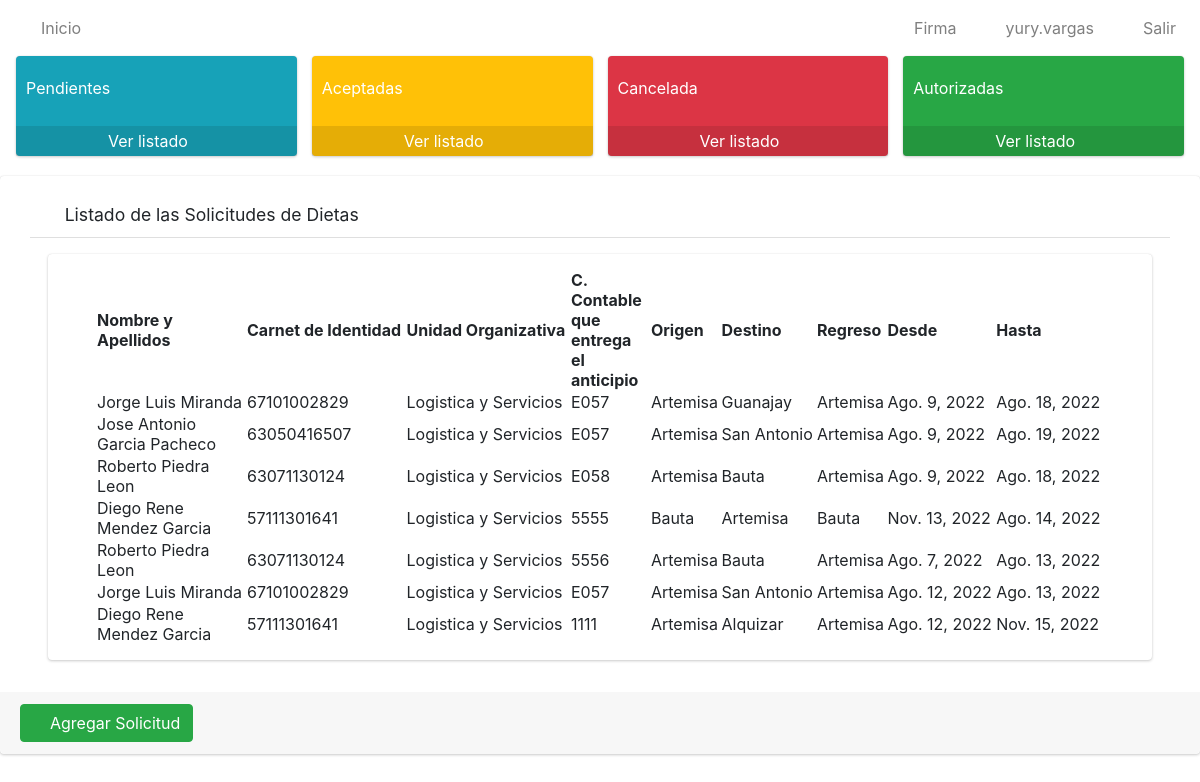
The page / (signed in) on the database as committed earlier.
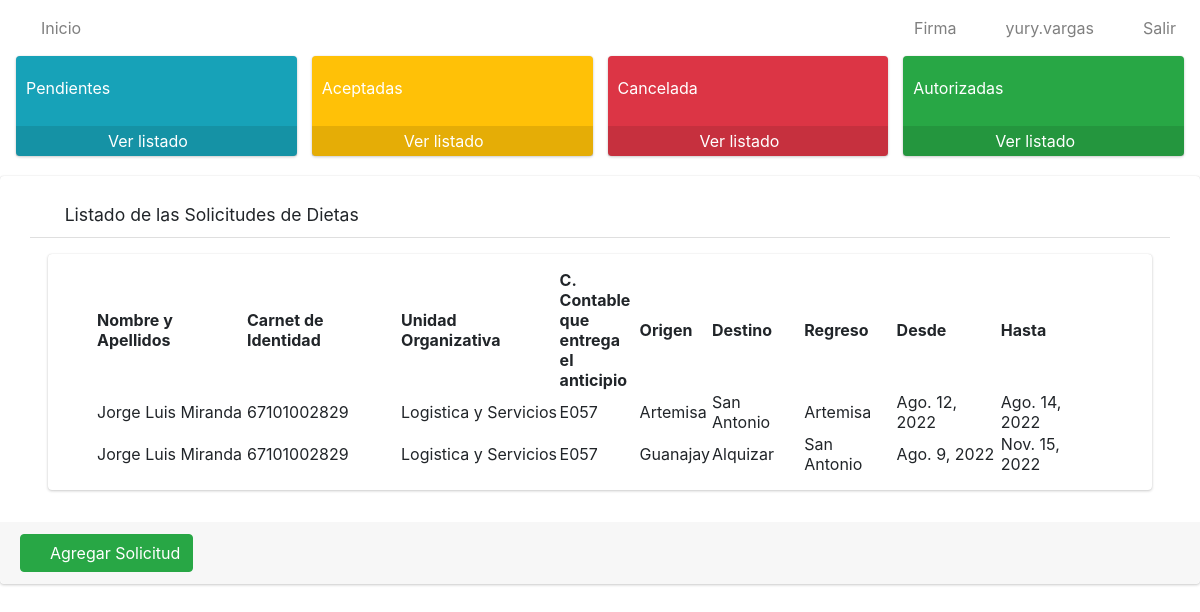
The same page on the database as committed later.
### app/models.py (models this page shows, shortened)
class Solicitud(models.Model):
    numero=models.IntegerField()
    solicitante=models.ForeignKey(User, on_delete=models.CASCADE)
    trabajador=models.ForeignKey(Trabajador, on_delete=models.CASCADE)
    unidad_organizativa=models.ForeignKey(Unidad_Organizativa, on_delete=models.CASCADE)
    c_contable=models.CharField(max_length=4)
    provincia=models.ForeignKey(Provincia, on_delete=models.CASCADE)
    origen=models.ForeignKey(Municipio, on_delete=models.CASCADE, related_name='municipio_origen')
    destino=models.ForeignKey(Municipio, on_delete=models.CASCADE, related_name='municipio_destino')
    regreso=models.ForeignKey(Municipio, on_delete=models.CASCADE, related_name='municipio_regreso')
    fecha_inicio=models.DateField()
    fecha_final=models.DateField()
    estado=models.CharField(max_length=20)
    class Meta:
        verbose_name="Solicitud"
        verbose_name_plural="Solicitudes"

class Trabajador(models.Model):
    nombre_y_apellidos = models.CharField(max_length=80)
    ci=models.CharField(max_length=11, unique=True)
    def __str__(self):
            return self.nombre_y_apellidos
    class Meta:
        verbose_name = "Trabajador"
        verbose_name_plural = "Trabajadores"

class Unidad_Organizativa(models.Model):
    nombre=models.CharField(max_length=100)
    def __str__(self):
        return self.nombre
    class Meta:
        verbose_name="Unidad Organizativa"
        verbose_name_plural="Unidades Organizativas"

class Municipio(models.Model):
    nombre=models.CharField(max_length=30)
    provincia=models.ForeignKey(Provincia, on_delete=models.CASCADE)
    def __str__(self):
        return self.nombre
    class Meta:
        verbose_name="Municipio"
        verbose_name_plural="Municipios"

### app/views.py (the view)
# urls.py: path('', SolicitudListView.as_view(), name='solicitudes'),
class SolicitudListView(ListView):
    model = Solicitud
    template_name = 'solicitudes/listar.html'
    @method_decorator(login_required)
    def dispatch(self, request, *args, **kwargs):
        return super().dispatch(request,*args,** kwargs)
    def get_context_data(self, **kwargs):
        context = super().get_context_data(**kwargs)
        context['title'] = "Listado de Solicitudes"
        return context

### app/templates/solicitudes/listar.html
{% extends 'base.html' %}
{% load static %}
{% block content %}
    <div class="row pl-3 pr-3" >
        <div class="col-lg-3 ">
            <div class="small-box bg-info">
                <div class="inner">
                    <h3>{{cantP}}</h3> <p>Pendientes</p>
                </div> <div class="icon"><i class="fa fa-question"></i>
            </div>
                <a href="{% url 'pendientes' %}" class="small-box-footer">
                    Ver listado <i class="fas fa-arrow-circle-right"></i>
                </a>
            </div>
        </div>
        <div class="col-lg-3 col-6 ">
            <div class="small-box bg-warning">
                <div class="inner">
                    <h3 style="color: white;">{{cantA}}</h3> <p style="color: white;">Aceptadas</p>
                </div>
                <div class="icon"><i class="fas  fa-check"></i>
                </div>
                <a href="{% url 'aceptadas' %}" class="small-box-footer" style="color: white !important;">
                Ver listado <i class="fas fa-arrow-circle-right" style="color: white;"></i>
                </a>
            </div>
        </div>
        <div class="col-lg-3 col-6 ">
            <div class="small-box bg-danger">
                <div class="inner">
                    <h3>{{cantC}}</h3> <p>Cancelada</p>
                </div>
                <div class="icon"><i class="fas fa-times-circle"></i>
                </div>
                <a href="{% url 'canceladas' %}" class="small-box-footer">
                Ver listado <i class="fas fa-arrow-circle-right"></i>
                </a>
            </div>
        </div>
         <div class="col-lg-3 col-6 ">
            <div class="small-box bg-success">
                <div class="inner">
                    <h3 style="color: white;">{{cantAut}}</h3> <p style="color: white;">Autorizadas</p>
                </div>
                <div class="icon"><i class="fas fa-check-square"></i>
                </div>
                <a href="{% url 'autorizadas' %}" class="small-box-footer" style="color: white !important;">
                Ver listado <i class="fas fa-arrow-circle-right" style="color: white;"></i>
                </a>
            </div>
        </div>
    </div>
    <div class=" card card-default">
        <div class="card-header px-3 mb-3 mt-3 container">
            <h3 class="card-title">
            <i class="fas fa-search"></i>
                Listado de las Solicitudes de Dietas
            </h3>
            </div>
        <div class="card card-body content-header mx-5 px-5">
            <table id="myTable" class="display" style="width: 100%;">
                <thead>
                    <tr>
                        <th>Nombre y Apellidos</th>
                        <th>Carnet de Identidad</th>
                        <th>Unidad Organizativa</th>
                        <th>C. Contable que entrega el anticipio</th>
                        <th>Origen</th>
                        <th>Destino</th>
                        <th>Regreso</th>
                        <th>Desde</th>
                        <th>Hasta</th>
                    </tr>
                </thead>
                <tbody>
                    {% for i in object_list %}
                    <tr>
                        <td style="width: 150px;">{{i.trabajador}}</td>
                        <td>{{i.trabajador.ci}}</td>
                        <td>{{i.unidad_organizativa}}</td>
                        <td style="width: 80px;">{{i.c_contable}}</td>
                        <td>{{i.origen}}</td>
                        <td>{{i.destino}}</td>
                        <td>{{i.regreso}}</td>
                        <td>{{i.fecha_inicio}}</td>
                        <td>{{i.fecha_final}}</td>
                    </tr>
                    {% endfor %}
                </tbody>
            </table>
        </div>
        <div class=" card-footer mt-3">
            <a href="{% url 'crear_solicitud' %}" type="button" class="btn btn-primary btn-success">
                <i class="fas fa-plus"></i>
                Agregar Solicitud
            </a>
        </div>
    </div>
{% endblock %}

Rows that differ between the two databases and show on the page:
removed Solicitud: trabajador "Jorge Luis Miranda", trabajador.ci "67101002829", unidad_organizativa "Logistica y Servicios", c_contable "E057", origen "Artemisa", destino "Guanajay", regreso "Artemisa", fecha_inicio "Ago. 9, 2022", fecha_final "Ago. 18, 2022"
removed Solicitud: trabajador "Jose Antonio Garcia Pacheco", trabajador.ci "63050416507", unidad_organizativa "Logistica y Servicios", c_contable "E057", origen "Artemisa", destino "San Antonio", regreso "Artemisa", fecha_inicio "Ago. 9, 2022", fecha_final "Ago. 19, 2022"
removed Solicitud: trabajador "Roberto Piedra Leon", trabajador.ci "63071130124", unidad_organizativa "Logistica y Servicios", c_contable "E058", origen "Artemisa", destino "Bauta", regreso "Artemisa", fecha_inicio "Ago. 9, 2022", fecha_final "Ago. 18, 2022"
removed Solicitud: trabajador "Diego Rene Mendez Garcia", trabajador.ci "57111301641", unidad_organizativa "Logistica y Servicios", c_contable "5555", origen "Bauta", destino "Artemisa", regreso "Bauta", fecha_inicio "Nov. 13, 2022", fecha_final "Ago. 14, 2022"
removed Solicitud: trabajador "Roberto Piedra Leon", trabajador.ci "63071130124", unidad_organizativa "Logistica y Servicios", c_contable "5556", origen "Artemisa", destino "Bauta", regreso "Artemisa", fecha_inicio "Ago. 7, 2022", fecha_final "Ago. 13, 2022"
removed Solicitud: trabajador "Jorge Luis Miranda", trabajador.ci "67101002829", unidad_organizativa "Logistica y Servicios", c_contable "E057", origen "Artemisa", destino "San Antonio", regreso "Artemisa", fecha_inicio "Ago. 12, 2022", fecha_final "Ago. 13, 2022"
removed Solicitud: trabajador "Diego Rene Mendez Garcia", trabajador.ci "57111301641", unidad_organizativa "Logistica y Servicios", c_contable "1111", origen "Artemisa", destino "Alquizar", regreso "Artemisa", fecha_inicio "Ago. 12, 2022", fecha_final "Nov. 15, 2022"
added Solicitud: trabajador "Jorge Luis Miranda", trabajador.ci "67101002829", unidad_organizativa "Logistica y Servicios", c_contable "E057", origen "Artemisa", destino "San Antonio", regreso "Artemisa", fecha_inicio "Ago. 12, 2022", fecha_final "Ago. 14, 2022"
added Solicitud: trabajador "Jorge Luis Miranda", trabajador.ci "67101002829", unidad_organizativa "Logistica y Servicios", c_contable "E057", origen "Guanajay", destino "Alquizar", regreso "San Antonio", fecha_inicio "Ago. 9, 2022", fecha_final "Nov. 15, 2022"
